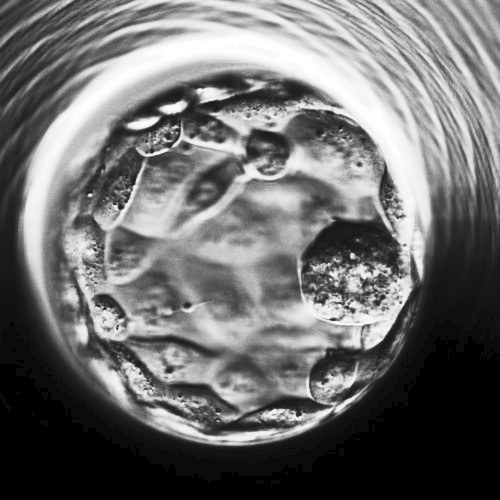
#> input picture Histogram-Equalized.jpg, 500 x 500 px
$ python '3.1.Hough Transform.py'
#> lines starting #> are read from the running program, lines starting #| are printed output that depends on the picture
import cv2
import numpy as np
from matplotlib import pyplot as plt

bgr_img = cv2.imread("Histogram-Equalized.jpg") # read as it is
#> bgr_img is the input picture: shape (500, 500, 3); min 0, max 255, mean 109.5

if bgr_img.shape[-1] == 3:           # color image
    b,g,r = cv2.split(bgr_img)       # get b,g,r
    rgb_img = cv2.merge([r,g,b])     # switch it to rgb
    gray_img = cv2.cvtColor(bgr_img, cv2.COLOR_BGR2GRAY)
else:
    gray_img = bgr_img

img = cv2.medianBlur(gray_img, 5)
cimg = cv2.cvtColor(img,cv2.COLOR_GRAY2BGR)

circles = cv2.HoughCircles(img,cv2.HOUGH_GRADIENT,1,20,
                            param1=50,param2=30,minRadius=0,maxRadius=50)
#> circles = 62 rows, first 8: [107.5, 319.5, 49.4], [158.5, 348.5, 49.4], [452.5, 53.5, 42.7], [352.5, 333.5, 42.7], [317.5, 339.5, 42.7], [256.5, 135.5, 48.3], [114.5, 241.5, 42.7], [313.5, 375.5, 47.2]

circles = np.uint16(np.around(circles))
#> circles = 62 rows, first 8: [108, 320, 49], [158, 348, 49], [452, 54, 43], [352, 334, 43], [318, 340, 43], [256, 136, 48], [114, 242, 43], [314, 376, 47]

for i in circles[0,:]:
    # draw the outer circle
    cv2.circle(cimg,(i[0],i[1]),i[2],(0,255,0),2)
    # draw the center of the circle
    cv2.circle(cimg,(i[0],i[1]),2,(0,0,255),3)
#> this loop made 62 passes
#> i on passes 1 to 12: [108, 320, 49], [158, 348, 49], [452, 54, 43], [352, 334, 43], [318, 340, 43], [256, 136, 48], [114, 242, 43], [314, 376, 47], [416, 160, 47], [368, 88, 40], [132, 224, 43], [152, 160, 34]
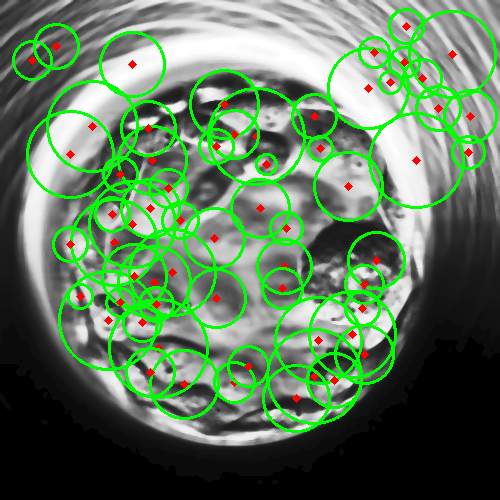
#> cimg: shape (500, 500, 3); mean B, G, R 92, 121.5, 94.5

plt.subplot(121),plt.imshow(rgb_img)
plt.title('Input Image'), plt.xticks([]), plt.yticks([])
plt.subplot(122),plt.imshow(cimg)
plt.title('Hough Transform'), plt.xticks([]), plt.yticks([])
plt.show()
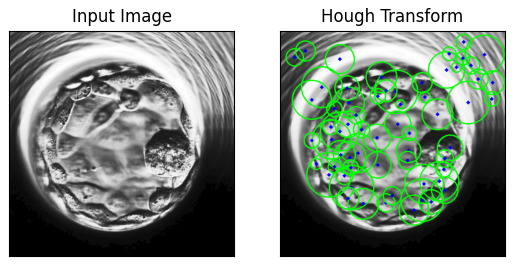
#> figure drawn by matplotlib, 2 panels; B, G, R data is drawn as R, G, B

$ run again, with Bad-Embryo.jpg copied over Histogram-Equalized.jpg
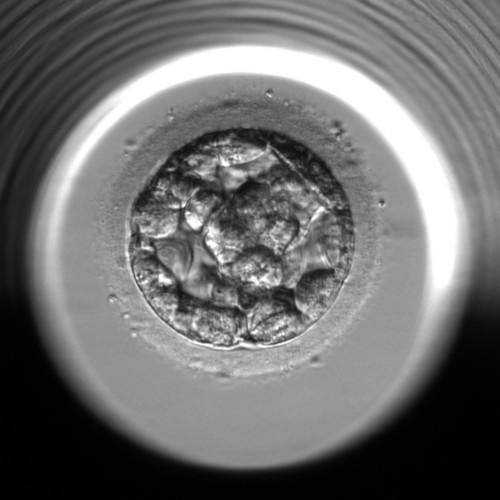
#> input picture Bad-Embryo.jpg, 500 x 500 px
#> bgr_img is the input picture: shape (500, 500, 3); min 0, max 255, mean 109.6
#> `circles = cv2.HoughCircles(img,cv2.HOUGH_GRADIENT,1,20, param1=50,para..`: circles = 36 rows, first 8: [306.5, 255.5, 45], [253.5, 191.5, 48.3], [223.5, 301.5, 40.5], [169.5, 275.5, 49.4], [250.5, 288.5, 42.7], [165.5, 249.5, 37.2], [275.5, 301.5, 33.8], [182.5, 292.5, 33.8]
#> `circles = np.uint16(np.around(circles))`: circles = 36 rows, first 8: [306, 256, 45], [254, 192, 48], [224, 302, 40], [170, 276, 49], [250, 288, 43], [166, 250, 37], [276, 302, 34], [182, 292, 34]
#> the loop `for i in circles[0,:]:` made 36 passes
#> after the loop `for i in circles[0,:]:`:
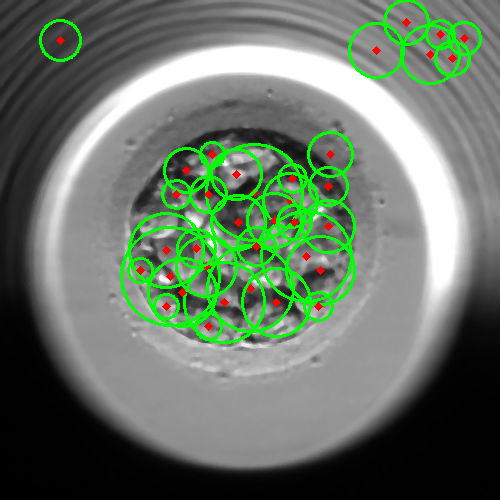
#> cimg: shape (500, 500, 3); mean B, G, R 101.9, 117.2, 103.4
#> `plt.show()`:
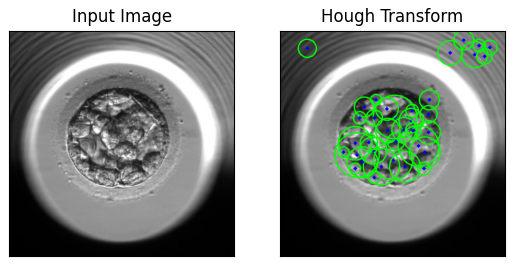
#> figure drawn by matplotlib, 2 panels; B, G, R data is drawn as R, G, B

$ run again, with Good-3.jpg copied over Histogram-Equalized.jpg
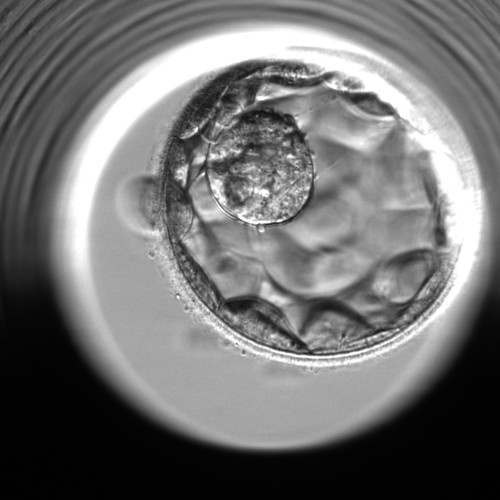
#> input picture Good-3.jpg, 500 x 500 px
#> bgr_img is the input picture: shape (500, 500, 3); min 0, max 255, mean 112.1
#> `circles = cv2.HoughCircles(img,cv2.HOUGH_GRADIENT,1,20, param1=50,para..`: circles = 40 rows, first 8: [227.5, 167.5, 48.3], [225.5, 264.5, 49.4], [256.5, 107.5, 48.3], [232.5, 293.5, 42.7], [400.5, 283.5, 49.4], [293.5, 268.5, 49.4], [226.5, 192.5, 35], [417.5, 48.5, 45]
#> `circles = np.uint16(np.around(circles))`: circles = 40 rows, first 8: [228, 168, 48], [226, 264, 49], [256, 108, 48], [232, 294, 43], [400, 284, 49], [294, 268, 49], [226, 192, 35], [418, 48, 45]
#> the loop `for i in circles[0,:]:` made 40 passes
#> after the loop `for i in circles[0,:]:`:
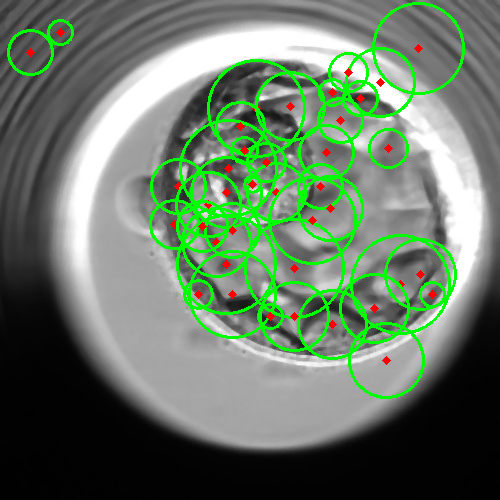
#> cimg: shape (500, 500, 3); mean B, G, R 100.9, 120.6, 102.4
#> `plt.show()`:
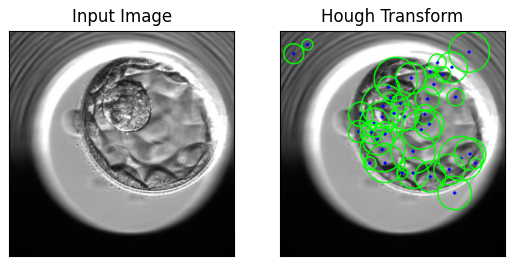
#> figure drawn by matplotlib, 2 panels; B, G, R data is drawn as R, G, B
